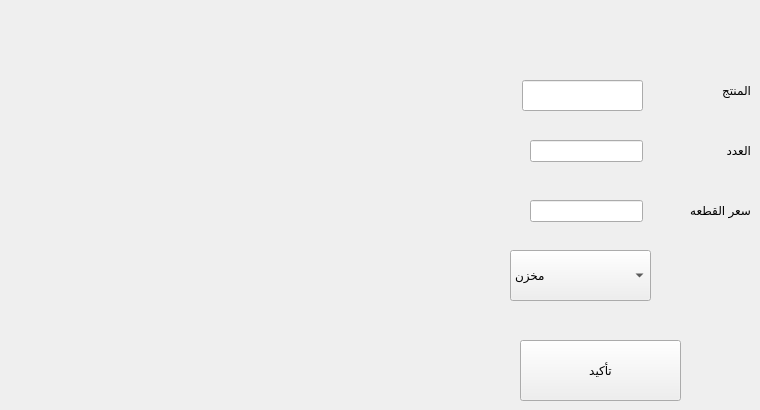
    <widget class="QWidget" name="buy_tab">
     <attribute name="title">
      <string>Buy</string>
     </attribute>
     <widget class="QLabel" name="label_8">
      <property name="geometry">
       <rect>
        <x>650</x>
        <y>130</y>
        <width>101</width>
        <height>41</height>
       </rect>
      </property>
      <property name="text">
       <string>العدد</string>
      </property>
     </widget>
     <widget class="QLabel" name="label_6">
      <property name="geometry">
       <rect>
        <x>650</x>
        <y>190</y>
        <width>101</width>
        <height>41</height>
       </rect>
      </property>
      <property name="text">
       <string>سعر القطعه</string>
      </property>
     </widget>
     <widget class="QLineEdit" name="buy_number">
      <property name="geometry">
       <rect>
        <x>530</x>
        <y>140</y>
        <width>113</width>
        <height>22</height>
       </rect>
      </property>
     </widget>
     <widget class="QLabel" name="label_7">
      <property name="geometry">
       <rect>
        <x>650</x>
        <y>70</y>
        <width>101</width>
        <height>41</height>
       </rect>
      </property>
      <property name="text">
       <string>المنتج</string>
      </property>
     </widget>
     <widget class="QLineEdit" name="buy_unit">
      <property name="geometry">
       <rect>
        <x>530</x>
        <y>200</y>
        <width>113</width>
        <height>22</height>
       </rect>
      </property>
      <property name="readOnly">
       <bool>true</bool>
      </property>
     </widget>
     <widget class="QLineEdit" name="buy_name">
      <property name="geometry">
       <rect>
        <x>522</x>
        <y>80</y>
        <width>121</width>
        <height>31</height>
       </rect>
      </property>
     </widget>
     <widget class="QPushButton" name="buy_ok">
      <property name="geometry">
       <rect>
        <x>520</x>
        <y>340</y>
        <width>161</width>
        <height>61</height>
       </rect>
      </property>
      <property name="text">
       <string>تأكيد</string>
      </property>
     </widget>
     <widget class="QComboBox" name="buy_place">
      <property name="geometry">
       <rect>
        <x>510</x>
        <y>250</y>
        <width>141</width>
        <height>51</height>
       </rect>
      </property>
      <item>
       <property name="text">
        <string>مخزن</string>
       </property>
      </item>
      <item>
       <property name="text">
        <string>محل</string>
       </property>
      </item>
     </widget>
    </widget>
